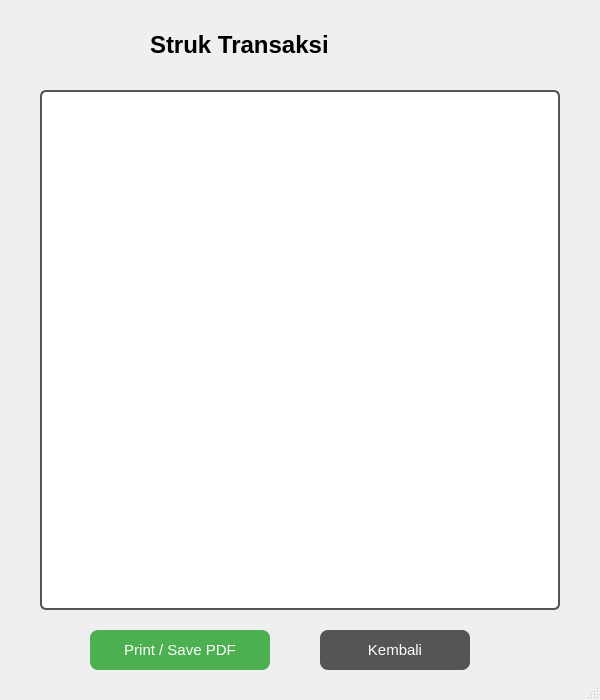
<?xml version="1.0" encoding="UTF-8"?>
<ui version="4.0">
 <class>FormStruk</class>
 <widget class="QMainWindow" name="FormStruk">
  <property name="geometry">
   <rect>
    <x>0</x>
    <y>0</y>
    <width>600</width>
    <height>700</height>
   </rect>
  </property>
  <property name="windowTitle">
   <string>Form Struk</string>
  </property>

  <widget class="QWidget" name="centralwidget">

   <!-- ===================== TITLE ======================= -->
   <widget class="QLabel" name="label_title">
    <property name="geometry">
     <rect>
      <x>150</x>
      <y>20</y>
      <width>300</width>
      <height>50</height>
     </rect>
    </property>
    <property name="font">
     <font>
      <pointsize>18</pointsize>
      <bold>true</bold>
     </font>
    </property>
    <property name="text">
     <string>Struk Transaksi</string>
    </property>
   </widget>

   <!-- ===================== TEXT AREA STRUK ======================= -->
   <widget class="QTextEdit" name="textEdit_struk">
    <property name="geometry">
     <rect>
      <x>40</x>
      <y>90</y>
      <width>520</width>
      <height>520</height>
     </rect>
    </property>
    <property name="styleSheet">
     <string notr="true">
QTextEdit {
    background-color: #FFFFFF;
    border: 2px solid #555555;
    border-radius: 6px;
    padding: 6px;
    font-size: 14px;
}
     </string>
    </property>
   </widget>

   <!-- ====================== BUTTON PRINT ======================= -->
   <widget class="QPushButton" name="btn_print">
    <property name="geometry">
     <rect>
      <x>90</x>
      <y>630</y>
      <width>180</width>
      <height>40</height>
     </rect>
    </property>
    <property name="font">
     <font>
      <pointsize>11</pointsize>
     </font>
    </property>
    <property name="styleSheet">
     <string notr="true">
QPushButton {
    background-color: #4CAF50;
    color: white;
    border-radius: 8px;
}
QPushButton:hover {
    background-color: #45A049;
}
     </string>
    </property>
    <property name="text">
     <string>Print / Save PDF</string>
    </property>
   </widget>

   <!-- ====================== BUTTON BACK ======================= -->
   <widget class="QPushButton" name="btn_back">
    <property name="geometry">
     <rect>
      <x>320</x>
      <y>630</y>
      <width>150</width>
      <height>40</height>
     </rect>
    </property>
    <property name="font">
     <font>
      <pointsize>11</pointsize>
     </font>
    </property>
    <property name="styleSheet">
     <string notr="true">
QPushButton {
    background-color: #555555;
    color: white;
    border-radius: 8px;
}
QPushButton:hover {
    background-color: #666666;
}
     </string>
    </property>
    <property name="text">
     <string>Kembali</string>
    </property>
   </widget>

  </widget>

  <widget class="QMenuBar" name="menubar">
   <property name="geometry">
    <rect>
     <x>0</x>
     <y>0</y>
     <width>600</width>
     <height>26</height>
    </rect>
   </property>
  </widget>

  <widget class="QStatusBar" name="statusbar"/>
 </widget>
 <resources/>
 <connections/>
</ui>
